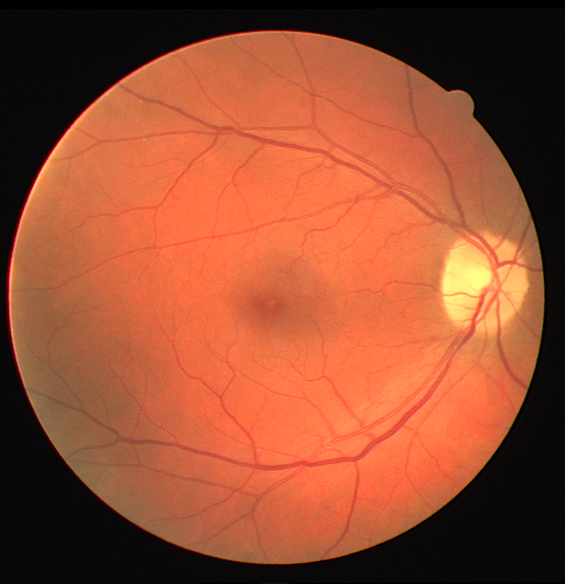
#> input picture Images/medical_image.png, 565 x 584 px
$ jupyter execute Ex03.ipynb
#> lines starting #> are read from the running program, lines starting #| are printed output that depends on the picture; after the words box and inside, x2 and y2 are one past the last pixel; in counts of white or black regions, pixels touching at a corner belong together
### Question 1 :

Implement a program to segment an image
- By calculating a threshold setting using the histogram of brightness values.
- Using adaptive thresholding
- Using watershed algorithm

Segmenting an image refers to the process of dividing an image into multiple segments or regions based on certain criteria or features. The goal of image segmentation is to simplify the representation of an image or to make it more meaningful for analysis. Each segment or region typically corresponds to a specific object, region of interest, or class within the image.

`Import the required libraries`

[cell 1]
import cv2
import numpy as np
import matplotlib.pyplot as plt

`Function to display the images`

[cell 2]
def display(img,name):
    plt.title(name)
    plt.imshow(img,cmap='gray')
    plt.axis('off')

`Read the image`

[cell 3]
image = cv2.imread('Images/medical_image.png') # BGR
#> image is the input picture: shape (584, 565, 3); mean B, G, R 49.8, 77.8, 152.2
image = cv2.cvtColor(image,cv2.COLOR_BGR2RGB) # RGB
display(image,'Original Image')

[cell 4]
gray_image = cv2.cvtColor(image, cv2.COLOR_RGB2GRAY)
display(gray_image,'Gray Image')

`Histograms`

[cell 5]
plt.hist(gray_image.ravel(),bins=256)
plt.xlabel('Intensity Value')
plt.ylabel('Frequency')
plt.title('Histogram of the Gray Image')
plt.show()
#> figure, not shown here; tallest bar 37453 high, from x = 7.53 to 8.47

[cell 6]
plt.plot(cv2.calcHist([image],[0], None, [256], [0,256]))
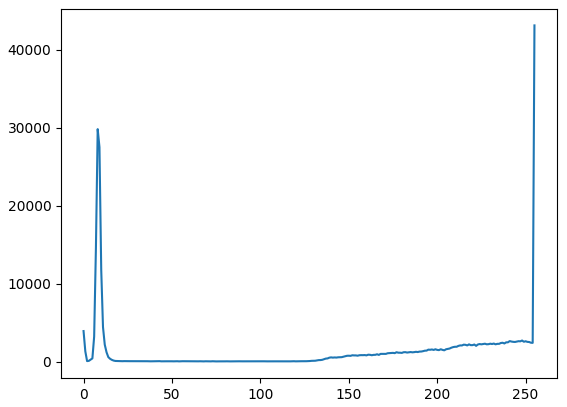
#> figure drawn by matplotlib, 1 panel; curve peaks at x = 255, y = 43157

[cell 7]
flattened_img = image.reshape((-1,3))
image.shape, flattened_img.shape
#> Out = ((584, 565, 3), (329960, 3))

[cell 8]
plt.hist(flattened_img[:,0],bins=256,color='red',alpha=0.5)
plt.hist(flattened_img[:,1],bins=256,color='green',alpha=0.5)
plt.hist(flattened_img[:,2],bins=256,color='blue',alpha=0.5)
plt.xlabel('Intensity Value')
plt.ylabel('Frequency')
plt.title('Histogram of the RGB Image')
plt.show()
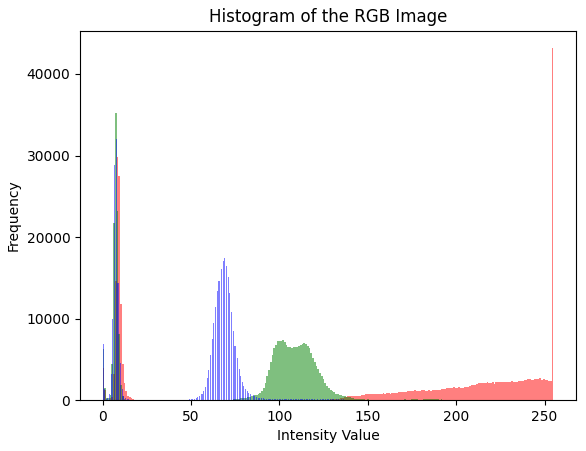
#> figure drawn by matplotlib, 1 panel; tallest bar 43157 high, from x = 254 to 255; tallest bar 35210 high, from x = 6.97 to 7.97; tallest bar 31994 high, from x = 7.82 to 8.42

`Segmentation using threshold setting`

[cell 9]
threshold_value = 93
_, binary_image = cv2.threshold(image, threshold_value, 255, cv2.THRESH_BINARY)
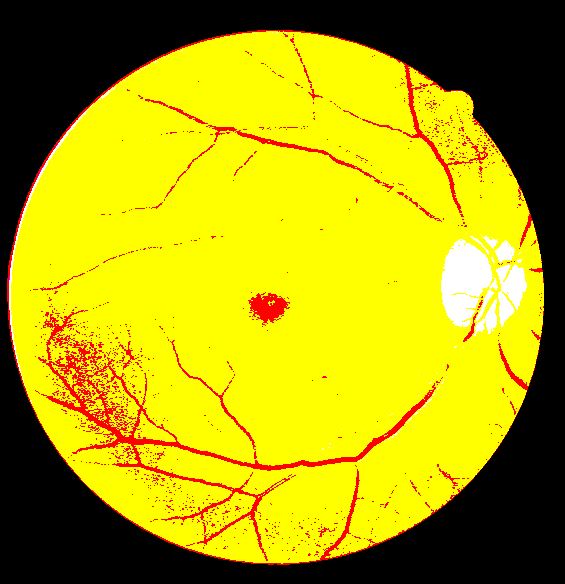
#> binary_image: shape (584, 565, 3); mean R, G, B 174.4, 162.4, 4.5

[cell 10]
plt.figure(figsize=(10,10))

plt.subplot(1,2,1)
display(image,'Original Image')

plt.subplot(1,2,2)
display(binary_image,'Segmented Image')

plt.show()

`Segmentation using Adaptive Thresholding`

[cell 11]
block_size = 21
c_value = 2

adaptive_thresholded_gray_image_mean = cv2.adaptiveThreshold(gray_image, 255, cv2.ADAPTIVE_THRESH_MEAN_C, cv2.THRESH_BINARY, block_size, c_value)
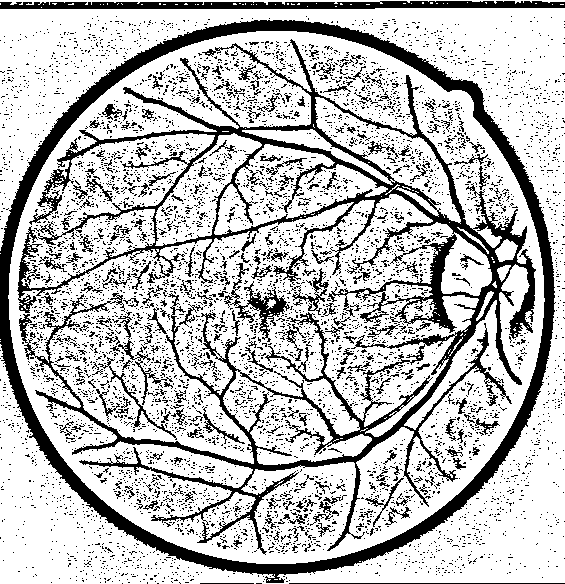
#> adaptive_thresholded_gray_image_mean: shape (584, 565); 74.4% white; 5994 black regions (5740 under 20 px), largest, box (x1, y1, x2, y2) and area: (17, 39, 536, 555) 30924, (0, 20, 556, 583) 20207, (0, 1, 565, 9) 3669
adaptive_thresholded_gray_image_gaussian = cv2.adaptiveThreshold(gray_image, 255, cv2.ADAPTIVE_THRESH_GAUSSIAN_C, cv2.THRESH_BINARY, block_size, c_value)
#> adaptive_thresholded_gray_image_gaussian: shape (584, 565); 77.2% white; 7925 black regions (7612 under 20 px), largest, box (x1, y1, x2, y2) and area: (13, 35, 539, 554) 21055, (0, 21, 554, 573) 13439, (78, 447, 303, 558) 1586

[cell 12]
plt.figure(figsize=(18,10))

plt.subplot(1,3,1)
display(gray_image,'Gray Image')

plt.subplot(1,3,2)
display(adaptive_thresholded_gray_image_mean,'Mean Adaptive Thresholding')

plt.subplot(1,3,3)
display(adaptive_thresholded_gray_image_gaussian,'Gaussian Adaptive Thresholding')

plt.show()

`Segmentation using Watershed Algorithm`

[cell 13]
# Apply thresholding
_, thresh = cv2.threshold(gray_image, 0, 255, cv2.THRESH_BINARY_INV + cv2.THRESH_OTSU)
#> thresh: shape (584, 565); 31.9% white; 1 white region, box (x1, y1, x2, y2) and area: (0, 0, 565, 584) 105218

# Perform morphological operations to remove noise and smooth the image
kernel = np.ones((3, 3), np.uint8)
opening = cv2.morphologyEx(thresh, cv2.MORPH_OPEN, kernel, iterations=5)
#> opening: shape (584, 565); 31.9% white; 1 white region, box (x1, y1, x2, y2) and area: (0, 0, 565, 584) 105201

# Sure background area
sure_bg = cv2.dilate(opening, kernel, iterations=4)
#> sure_bg: shape (584, 565); 34.5% white; 1 white region, box (x1, y1, x2, y2) and area: (0, 0, 565, 584) 113685

# Finding sure foreground area
dist_transform = cv2.distanceTransform(opening, cv2.DIST_L2, 5)
_, sure_fg = cv2.threshold(dist_transform, 0.19 * dist_transform.max(), 255, 0)
#> sure_fg: shape (584, 565) float32; 18.9% white; 3 white regions, box (x1, y1, x2, y2) and area: (0, 0, 565, 242) 33785, (336, 353, 565, 584) 15548, (0, 398, 217, 584) 13095

# Finding unknown region
sure_fg = np.uint8(sure_fg)
unknown = cv2.subtract(sure_bg, sure_fg)
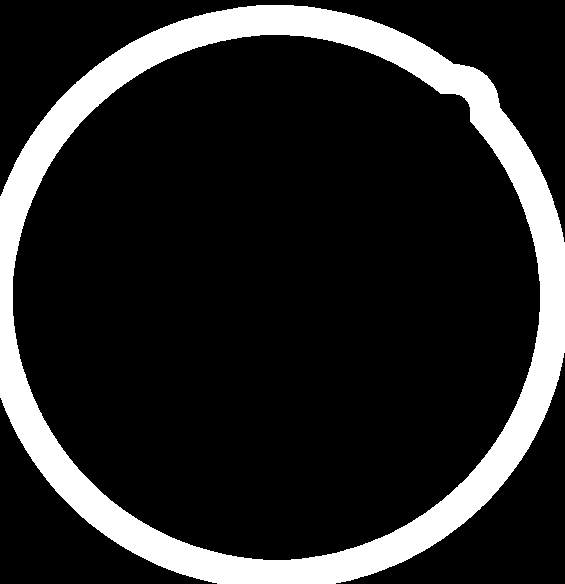
#> unknown: shape (584, 565); 15.5% white; 1 white region, box (x1, y1, x2, y2) and area: (0, 5, 565, 584) 51257

# Label markers for the watershed algorithm
_, markers = cv2.connectedComponents(sure_fg)
#> markers: shape (584, 565) int32; 4 distinct labels, from 0 to 3
markers = markers + 1
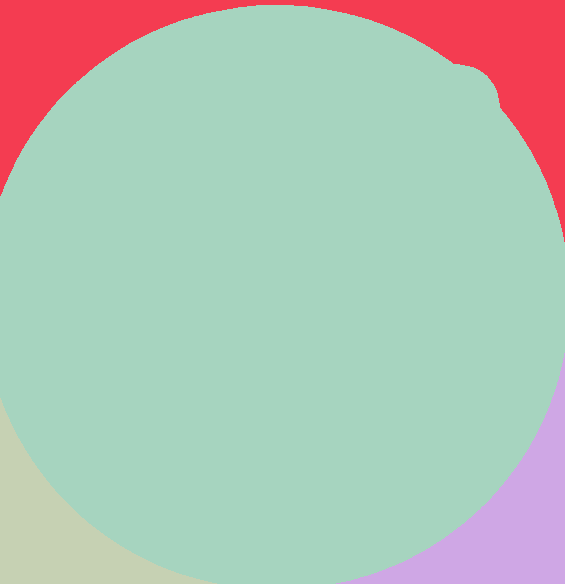
#> markers: shape (584, 565) int32; 4 distinct labels, from 1 to 4; one colour per label, 0 black
markers[unknown == 255] = 0
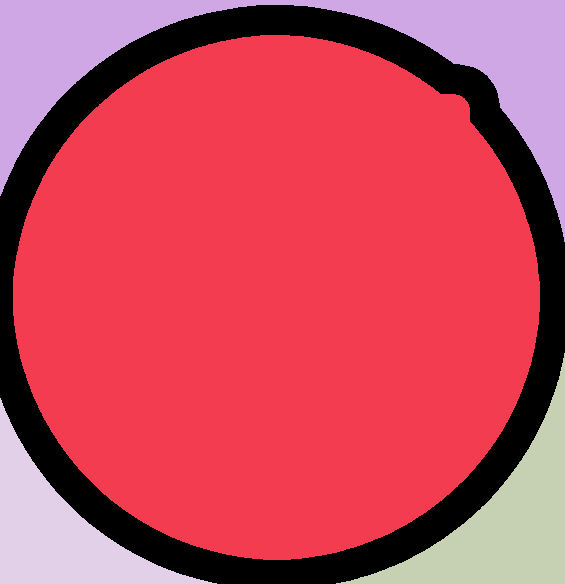
#> markers: shape (584, 565) int32; 5 distinct labels, from 0 to 4; one colour per label, 0 black

# Apply watershed algorithm (Add one to all labels so that sure background is not 0, but 1)
markers = cv2.watershed(image, markers)
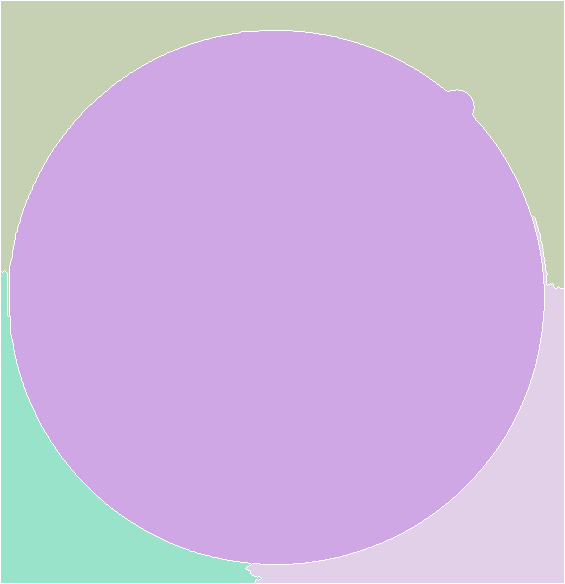
#> markers: shape (584, 565) int32; 5 distinct labels, from -1 to 4; one colour per label, 0 black, -1 white
image[markers == -1] = [255, 0, 0]  # Mark watershed boundaries with red color
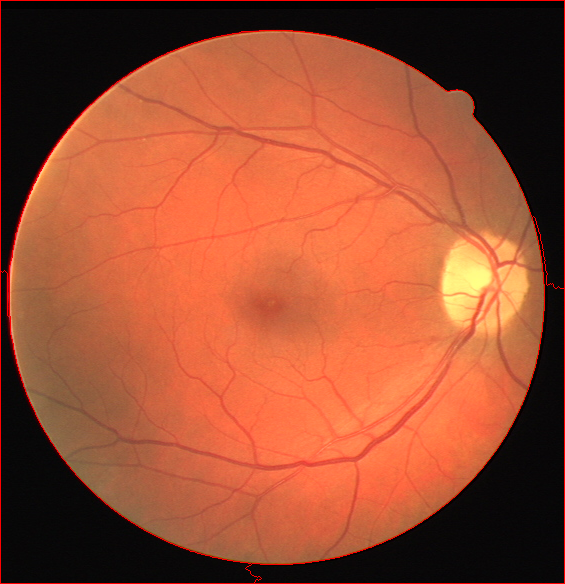
#> image: shape (584, 565, 3); mean R, G, B 154.6, 77.5, 49.7

[cell 14]
plt.figure(figsize=(10,5))

plt.subplot(121)
display(image,'Original Image')

plt.subplot(122)
plt.imshow(markers, cmap='jet')
plt.title('Watershed Segmented Image')
plt.axis('off')

plt.show()

### Question 2 :

Try to apply the morphological transform
- erosion and dilation with a circular structuring element
- erosion and dilation with a square structuring element
- closing and opening with a cross shaped structuring element

`Circle Kernel`

[cell 15]
circle_kernel = cv2.getStructuringElement(cv2.MORPH_ELLIPSE,(5,5))

erosion_circle = cv2.erode(gray_image, circle_kernel, iterations=2)
dilation_circle = cv2.dilate(gray_image, circle_kernel, iterations=1)
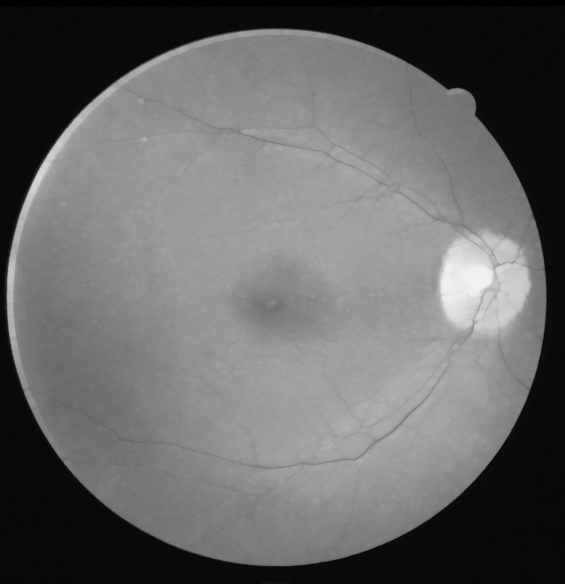
#> dilation_circle: shape (584, 565); min 0, max 241, mean 102.3

[cell 16]
plt.figure(figsize=(10,5))

plt.subplot(121)
display(erosion_circle,'Erosion')

plt.subplot(122)
display(dilation_circle,'Dilation')

plt.show()

`Square Kernel`

[cell 17]
# square_kernel = np.ones((5, 5), np.uint8)
square_kernel = cv2.getStructuringElement(cv2.MORPH_RECT,(5,5))

erosion_square = cv2.erode(gray_image, square_kernel, iterations=2)
dilation_square = cv2.dilate(gray_image, square_kernel, iterations=1)

[cell 18]
plt.figure(figsize=(10,5))

plt.subplot(121)
display(erosion_square,'Erosion')

plt.subplot(122)
display(dilation_square,'Dilation')

plt.show()

`Cross Kernel`

[cell 19]
cross_kernel = cv2.getStructuringElement(cv2.MORPH_CROSS,(5,5))

closing_cross = cv2.morphologyEx(gray_image, cv2.MORPH_CLOSE, cross_kernel)
opening_cross = cv2.morphologyEx(gray_image, cv2.MORPH_OPEN, cross_kernel)

[cell 20]
plt.figure(figsize=(10,5))

plt.subplot(121)
display(closing_cross,'Closing Cross')

plt.subplot(122)
display(opening_cross,'Opening Cross')

plt.show()

$ run again, with Images/Veins.jpeg saved as Images/medical_image.png
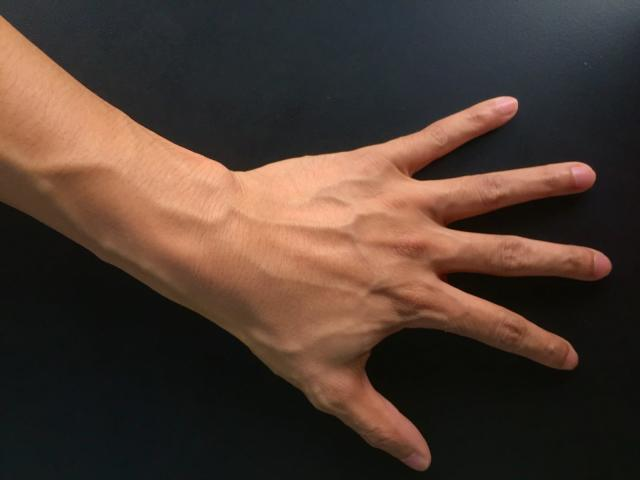
#> input picture Images/Veins.jpeg, 640 x 480 px
#> image is the input picture: shape (480, 640, 3); mean B, G, R 48.8, 58.1, 75.8
#> `adaptive_thresholded_gray_image_mean = cv2.adaptiveThreshold(gray_imag..`:
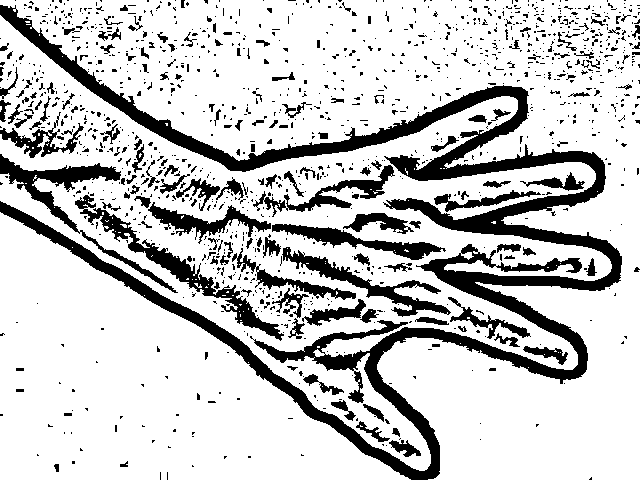
#> adaptive_thresholded_gray_image_mean: shape (480, 640); 78.6% white; 1254 black regions (1085 under 20 px), largest, box (x1, y1, x2, y2) and area: (0, 5, 622, 480) 32761, (75, 195, 284, 341) 3146, (0, 154, 178, 293) 2798
#> adaptive_thresholded_gray_image_gaussian: shape (480, 640); 83.6% white; 1802 black regions (1622 under 20 px), largest, box (x1, y1, x2, y2) and area: (0, 8, 619, 478) 19652, (272, 224, 448, 260) 1527, (151, 201, 271, 251) 1202
#> thresh: shape (480, 640); 73.4% white; 22 black regions (18 under 20 px), largest, box (x1, y1, x2, y2) and area: (0, 15, 611, 467) 81477, (581, 0, 608, 10) 148, (59, 192, 75, 209) 108, (608, 0, 624, 7) 70
#> opening: shape (480, 640); 72.6% white; 3 black regions (1 under 20 px), largest, box (x1, y1, x2, y2) and area: (0, 15, 611, 467) 83648, (559, 0, 640, 13) 531
#> sure_bg: shape (480, 640); 77.3% white; 2 black regions, box (x1, y1, x2, y2) and area: (0, 22, 605, 459) 69587, (571, 0, 628, 5) 160
#> unknown: shape (480, 640); 42.5% white; 2 white regions, box (x1, y1, x2, y2) and area: (0, 0, 640, 480) 124203, (511, 0, 640, 61) 6263
#> `dilation_circle = cv2.dilate(gray_image, circle_kernel, iterations=1)`:
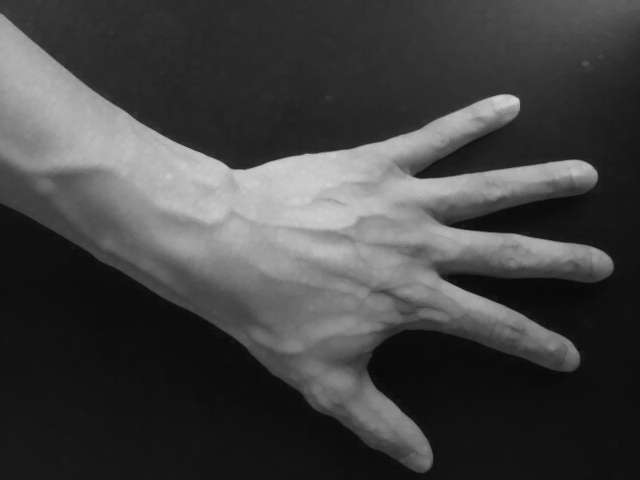
#> dilation_circle: shape (480, 640); min 9, max 207, mean 66.4
